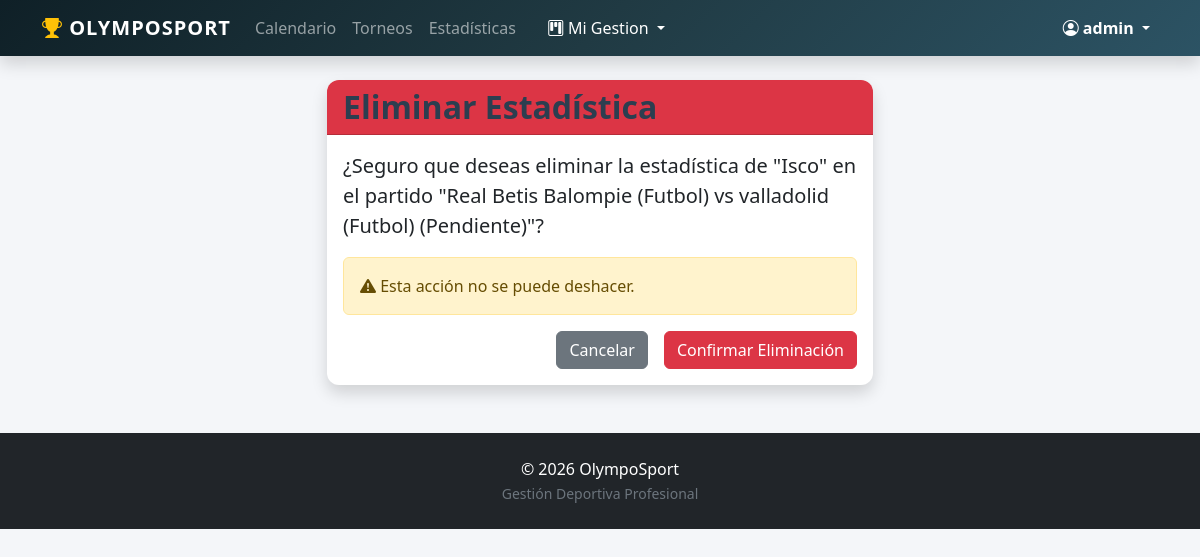
The page /estadisticas/1/eliminar/ (signed in) on the database its author committed.
### SportApp/models.py (models this page shows, shortened)
class EstadisticaPartido(models.Model):
    partido = models.ForeignKey(Partido, on_delete=models.CASCADE, related_name='estadisticas')
    jugador = models.ForeignKey(Jugador, on_delete=models.CASCADE)
    puntos = models.PositiveIntegerField(default=0, verbose_name="Goles/Puntos/Canastas/Asistencias")
    observaciones = models.TextField(blank=True, null=True, help_text="Incidencias, MVP, etc.")
    minutos_jugados = models.PositiveIntegerField(default=0,null=True,blank=True)
    juega = models.BooleanField(default=False)
    class Meta:
        unique_together = ('partido', 'jugador')
        verbose_name = "Estadística de Jugador"
        verbose_name_plural = "Estadísticas de Partido"

class Jugador(models.Model):
    nombre = models.CharField(max_length=100)
    dorsal = models.PositiveIntegerField(
        validators=[MinValueValidator(1), MaxValueValidator(99)],
        help_text="Número entre 1 y 99",blank=True,null=True
    )
    foto = models.ImageField(upload_to='jugadores/', null=True, blank=True)
    equipo = models.ForeignKey(Equipo,on_delete=models.SET_NULL,null=True,blank=True,related_name='jugadores'
    )

class  Partido(models.Model):
    class EstadoPartido(models.TextChoices):
        PENDIENTE = 'PENDIENTE', 'Pendiente'
        JUGADO = 'JUGADO', 'Jugado / Finalizado'
        SUSPENDIDO = 'SUSPENDIDO', 'Suspendido'
    class FasePartido(models.TextChoices):
        REGULAR = 'REGULAR', 'Fase Regular'
        SEMIFINAL = 'SEMIFINAL', 'Semifinal'
        FINAL = 'FINAL', 'Final'
    usuario=models.ForeignKey(User,on_delete=models.CASCADE,related_name='partidos')
    torneo = models.ForeignKey(Torneo, on_delete=models.CASCADE, related_name='partidos')
    fecha_hora = models.DateTimeField()
    lugar = models.CharField(max_length=100)
    jornada = models.CharField(max_length=50, help_text="Ej: Jornada 1")
    estado = models.CharField(max_length=20,choices=EstadoPartido.choices,
        default=EstadoPartido.PENDIENTE
    )
    fase = models.CharField(max_length=20, choices=FasePartido.choices,
        default=FasePartido.REGULAR)
    equipo_local = models.ForeignKey(Equipo, on_delete=models.CASCADE, related_name='partidos_local')
    equipo_visitante = models.ForeignKey(Equipo, on_delete=models.CASCADE, related_name='partidos_visitante')
    marcador_local = models.PositiveIntegerField(default=0)
    marcador_visitante = models.PositiveIntegerField(default=0)
    def __str__(self):
        return f"{self.equipo_local} vs {self.equipo_visitante} ({self.get_estado_display()})"

class Equipo(models.Model):
    usuario=models.ForeignKey(User,on_delete=models.CASCADE,related_name='equipos')
    nombre = models.CharField(max_length=100)
    entrenador = models.CharField(max_length=100, help_text="Nombre del entrenador principal")
    ciudad = models.CharField(max_length=100)
    escudo = models.ImageField(upload_to='escudos/', null=True, blank=True)
    deporte = models.ForeignKey(Deporte, on_delete=models.CASCADE, related_name='equipos')
    def __str__(self):
        return f"{self.nombre} ({self.deporte.nombre})"

class Deporte(models.Model):
    class TipoDeporte(models.TextChoices):
        EQUIPO = 'EQUIPO', 'Por Equipo'
        INDIVIDUAL = 'INDIVIDUAL', 'Individual'
    class SistemaPuntuacion(models.TextChoices):
        GOLES = 'GOLES', 'Goles (Fútbol, Balonmano)'
        CANASTAS = 'CANASTAS', 'Canastas/Puntos (Baloncesto)'
        SETS = 'SETS', 'Sets (Tenis, Voleibol,Padel)'
        PUNTOS = 'PUNTOS', 'Puntos Genéricos'
    nombre = models.CharField(max_length=100, unique=True, help_text="Ej: Fútbol, Tenis")
    tipo = models.CharField(
        max_length=20,
        choices=TipoDeporte.choices,
        default=TipoDeporte.EQUIPO,
        verbose_name="Tipo de Deporte"
    )
    sistema_puntuacion = models.CharField(
        max_length=20,
        choices=SistemaPuntuacion.choices,
        default=SistemaPuntuacion.PUNTOS,
        verbose_name="Sistema de Puntuación"
    )
    jugadores_por_equipo = models.PositiveIntegerField(
        default=1,
        validators=[MinValueValidator(1, "Debe haber al menos 1 jugador")],
        help_text="Número de jugadores en campo por equipo"
    )

### SportApp/views.py (the view, shortened to what this page needs)
# urls.py: path('estadisticas/<int:pk>/eliminar/', views.EstadisticaPartidoDeleteView.as_view(), name='estadistica_eliminar'),
class EstadisticaPartidoDeleteView(LoginRequiredMixin, StaffRequiredMixin, DeleteView):
    model = EstadisticaPartido
    template_name = 'SportApp/estadistica_eliminar.html'

### SportApp/views.py (called while the page is built)
    def test_func(self):
        return self.request.user.is_staff

### SportApp/templates/SportApp/estadistica_eliminar.html (shortened to what this page needs)
{% extends "SportApp/base.html" %}
{% block content %}
<div class="row justify-content-center">
    <div class="col-md-6">
        <div class="card border-danger shadow">
            <div class="card-header bg-danger text-white">
                <h2 class="mb-0">Eliminar Estadística</h2>
            </div>
            <div class="card-body">
                <p class="lead">¿Seguro que deseas eliminar la estadística de <strong>"{{ object.jugador.nombre }}"</strong> en el partido <strong>"{{ object.partido }}"</strong>?</p>
                <div class="alert alert-warning">
                    <i class="bi bi-exclamation-triangle-fill"></i> Esta acción no se puede deshacer.
                </div>
                <form method="post">
                    <div class="d-grid gap-2 d-md-flex justify-content-md-end">
                        <a href="{% url 'estadisticas_partido' object.partido.id %}" class="btn btn-secondary me-md-2">Cancelar</a>
                        <button type="submit" class="btn btn-danger">Confirmar Eliminación</button>
                    </div>
                </form>
            </div>
        </div>
    </div>
</div>
{% endblock %}

### SportApp/templates/SportApp/base.html (shortened to what this page needs)
{% load static %}
<!DOCTYPE html>
<html lang="es">
<head>
    <link href="https://cdn.jsdelivr.net/npm/bootstrap@5.3.0/dist/css/bootstrap.min.css" rel="stylesheet">
    <link rel="stylesheet" href="https://cdn.jsdelivr.net/npm/bootstrap-icons@1.11.0/font/bootstrap-icons.css">
    <link rel="stylesheet" href="{% static 'SportApp/style.css' %}">
</head>
<body>
    <nav class="navbar navbar-expand-lg navbar-dark bg-dark mb-4 shadow">
        <div class="container">
            <a class="navbar-brand fw-bold" href="{% url 'inicio' %}">
                <i class="bi bi-trophy-fill text-warning"></i> OlympoSport
            </a>
            <div class="collapse navbar-collapse" id="navbarNav">
                <ul class="navbar-nav me-auto">
                    <li class="nav-item"><a class="nav-link" href="{% url 'ver_eventos' %}">Calendario</a></li>
                    <li class="nav-item"><a class="nav-link" href="{% url 'torneo_lista' %}">Torneos</a></li>
                    <li class="nav-item"><a class="nav-link" href="{% url 'estadisticas' %}">Estadísticas</a></li>
                    {% if user.is_authenticated %}
                        <li class="nav-item dropdown ms-lg-3">
                            <a class="nav-link dropdown-toggle text-white" href="#" role="button" data-bs-toggle="dropdown">
                                <i class="bi bi-kanban"></i> Mi Gestion
                            </a>
                        </li>
                    {% endif %}
                </ul>
                <ul class="navbar-nav ms-auto align-items-center">
                    {% if user.is_authenticated %}
                        <li class="nav-item dropdown">
                            <a class="nav-link dropdown-toggle active fw-bold" href="#" role="button" data-bs-toggle="dropdown">
                                <i class="bi bi-person-circle"></i> {{ user.username }}
                            </a>
                        </li>
                    {% else %}
                        <li class="nav-item">
                            <a href="{% url 'login' %}" class="btn btn-outline-light btn-sm">
                                <i class="bi bi-box-arrow-in-right"></i> Iniciar Sesión
                            </a>
                        </li>
                    {% endif %}
                </ul>
            </div>
        </div>
    </nav>
    <div class="container">
        {% block content %}
        {% endblock %}
    </div>
    <footer class="bg-dark text-white text-center py-4 mt-5">
        <div class="container">
            <p class="mb-0">© 2026 OlympoSport</p>
            <small class="text-secondary">Gestión Deportiva Profesional</small>
        </div>
    </footer>
</body>
</html>

### SportApp/static/SportApp/style.css (style rules this page uses)
body { background-color: #f4f6f9; font-family: 'Segoe UI', Tahoma, Geneva, Verdana, sans-serif; }
.navbar-dark.bg-dark { background: linear-gradient(135deg, #0f2027 0%, #203a43 50%, #2c5364 100%) !important; box-shadow: 0 4px 12px rgba(0,0,0,0.15); }
.navbar-brand { font-weight: 700; letter-spacing: 1px; text-transform: uppercase; }
.card { border: none; border-radius: 12px; box-shadow: 0 2px 5px rgba(0,0,0,0.05); transition: transform 0.3s ease, box-shadow 0.3s ease; overflow: hidden; }
h1, h2, h3 { color: #2c3e50; font-weight: 600; }

### SportApp/templates/SportApp/base.html (style rules this page uses)
body { min-height: 100vh; display: flex; flex-direction: column; }
footer { margin-top: auto; }

### rows shown on the page
EstadisticaPartido: jugador.nombre "Isco", partido "Real Betis Balompie (Futbol) vs valladolid (Futbol) (Pendiente)"

### other values the page prints
{{ user.username }} "admin"
